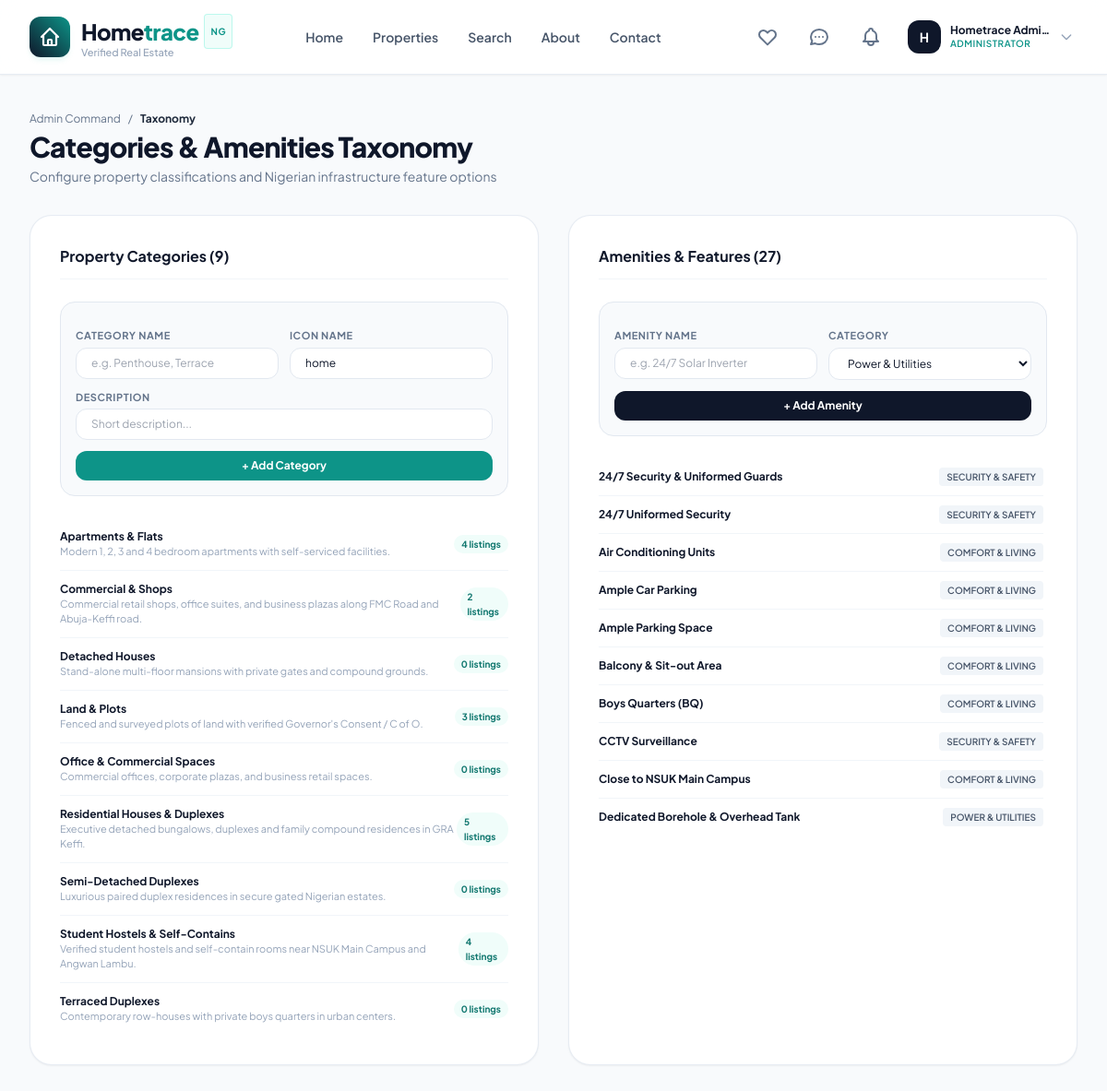
/dashboard/admin-portal/taxonomy/ (signed in), run on the app's committed database.
### apps/accounts/models.py (models this page shows, shortened)
class User(AbstractBaseUser, PermissionsMixin):
    class Role(models.TextChoices):
        AGENT = 'agent', 'Property Agent'
        BUYER = 'buyer', 'Buyer / Renter'
        ADMIN = 'admin', 'Administrator'
    id = models.UUIDField(primary_key=True, default=uuid.uuid4, editable=False)
    email = models.EmailField(unique=True, max_length=255, db_index=True)
    full_name = models.CharField(max_length=255)
    phone_number = models.CharField(max_length=25, validators=[validate_nigerian_phone], blank=True, null=True)
    role = models.CharField(max_length=20, choices=Role.choices, default=Role.BUYER, db_index=True)
    profile_image = models.ImageField(upload_to='profiles/', blank=True, null=True)
    is_verified = models.BooleanField(default=False, help_text="Email verification status.")
    is_active = models.BooleanField(default=True)
    is_staff = models.BooleanField(default=False)
    date_joined = models.DateTimeField(default=timezone.now)
    updated_at = models.DateTimeField(auto_now=True)
    objects = UserManager()
    USERNAME_FIELD = 'email'
    REQUIRED_FIELDS = ['full_name']
    class Meta:
        verbose_name = 'User'
        verbose_name_plural = 'Users'
        ordering = ['-date_joined']
    @property
    def is_agent(self):
        return self.role == self.Role.AGENT
    @property
    def is_administrator(self):
        return self.role == self.Role.ADMIN or self.is_superuser

### apps/properties/models.py (models this page shows, shortened)
class PropertyCategory(models.Model):
    name = models.CharField(max_length=100, unique=True)
    slug = models.SlugField(max_length=120, unique=True, blank=True)
    icon_name = models.CharField(max_length=50, default="home", help_text="Icon identifier e.g. home, building, warehouse, map")
    description = models.TextField(blank=True, default="")
    is_active = models.BooleanField(default=True)
    class Meta:
        verbose_name = 'Property Category'
        verbose_name_plural = 'Property Categories'
        ordering = ['name']

class Amenity(models.Model):
    CATEGORY_CHOICES = (
        ('security', 'Security & Safety'),
        ('utility', 'Power & Utilities'),
        ('comfort', 'Comfort & Living'),
        ('luxury', 'Luxury & Recreation'),
    )
    name = models.CharField(max_length=100, unique=True)
    category = models.CharField(max_length=30, choices=CATEGORY_CHOICES, default='utility')
    icon_class = models.CharField(max_length=50, default="check-circle", blank=True)
    class Meta:
        verbose_name = 'Amenity'
        verbose_name_plural = 'Amenities'
        ordering = ['name']

### apps/dashboard/views.py (the view, shortened to what this page needs)
# urls.py: path('admin-portal/taxonomy/', views.admin_taxonomy_view, name='admin_taxonomy'),
@login_required
@admin_required
def admin_taxonomy_view(request):
    categories = PropertyCategory.objects.all()
    amenities = Amenity.objects.all()
    return render(request, 'dashboard/admin/taxonomy.html', {
        'categories': categories,
        'amenities': amenities,
    })

### templates/dashboard/admin/taxonomy.html (shortened to what this page needs)
{% extends 'base.html' %}
{% load static %}
{% block content %}
<div class="py-10 bg-slate-50 min-h-screen">
  <div class="max-w-7xl mx-auto px-4 sm:px-6 lg:px-8">
    <div class="mb-8">
      <div class="flex items-center space-x-2 text-xs text-slate-500 mb-1">
        <a href="{% url 'admin_overview' %}" class="hover:underline">Admin Command</a>
        <span>/</span>
        <span class="text-slate-800 font-bold">Taxonomy</span>
      </div>
      <h1 class="text-2xl sm:text-3xl font-extrabold text-slate-900 tracking-tight">Categories & Amenities Taxonomy</h1>
      <p class="text-xs sm:text-sm text-slate-500 mt-1">Configure property classifications and Nigerian infrastructure feature options</p>
    </div>
    <div class="grid grid-cols-1 lg:grid-cols-2 gap-8">
      <div class="bg-white p-6 sm:p-8 rounded-3xl border border-slate-200/80 shadow-sm space-y-6">
        <h2 class="text-base font-bold text-slate-900 border-b border-slate-100 pb-3 flex items-center justify-between">
          <span>Property Categories ({{ categories|length }})</span>
        </h2>
        <form method="POST" class="p-4 rounded-2xl bg-slate-50 border border-slate-200 space-y-3">
          <div class="grid grid-cols-1 sm:grid-cols-2 gap-3">
            <div>
              <label class="block text-[11px] font-bold uppercase tracking-wider text-slate-500 mb-1">Category Name</label>
              <input type="text" name="name" required placeholder="e.g. Penthouse, Terrace" class="form-input text-xs py-2">
            </div>
            <div>
              <label class="block text-[11px] font-bold uppercase tracking-wider text-slate-500 mb-1">Icon Name</label>
              <input type="text" name="icon_name" value="home" class="form-input text-xs py-2">
            </div>
          </div>
          <div>
            <label class="block text-[11px] font-bold uppercase tracking-wider text-slate-500 mb-1">Description</label>
            <input type="text" name="description" placeholder="Short description..." class="form-input text-xs py-2">
          </div>
          <button type="submit" class="w-full py-2 rounded-xl bg-brand-teal text-white font-bold text-xs shadow-xs">
            + Add Category
          </button>
        </form>
        <div class="divide-y divide-slate-100 text-xs">
          {% for cat in categories %}
            <div class="py-3 flex items-center justify-between">
              <div>
                <span class="font-bold text-slate-900 block">{{ cat.name }}</span>
                <span class="text-slate-400 text-[11px]">{{ cat.description|default:"No description" }}</span>
              </div>
              <span class="px-2 py-0.5 rounded-full text-[10px] font-bold bg-teal-50 text-teal-700">
                {{ cat.properties.count }} listing{{ cat.properties.count|pluralize }}
              </span>
            </div>
          {% endfor %}
        </div>
      </div>
      <div class="bg-white p-6 sm:p-8 rounded-3xl border border-slate-200/80 shadow-sm space-y-6">
        <h2 class="text-base font-bold text-slate-900 border-b border-slate-100 pb-3 flex items-center justify-between">
          <span>Amenities & Features ({{ amenities|length }})</span>
        </h2>
        <form method="POST" class="p-4 rounded-2xl bg-slate-50 border border-slate-200 space-y-3">
          <div class="grid grid-cols-1 sm:grid-cols-2 gap-3">
            <div>
              <label class="block text-[11px] font-bold uppercase tracking-wider text-slate-500 mb-1">Amenity Name</label>
              <input type="text" name="name" required placeholder="e.g. 24/7 Solar Inverter" class="form-input text-xs py-2">
            </div>
            <div>
              <label class="block text-[11px] font-bold uppercase tracking-wider text-slate-500 mb-1">Category</label>
              <select name="category" class="form-input text-xs py-2">
                <option value="utility">Power & Utilities</option>
              </select>
            </div>
          </div>
          <button type="submit" class="w-full py-2 rounded-xl bg-slate-900 text-white font-bold text-xs shadow-xs">
            + Add Amenity
          </button>
        </form>
        <div class="divide-y divide-slate-100 text-xs max-h-[400px] overflow-y-auto pr-1">
          {% for am in amenities %}
            <div class="py-2.5 flex items-center justify-between">
              <span class="font-bold text-slate-900">{{ am.name }}</span>
              <span class="px-2 py-0.5 rounded text-[10px] font-semibold bg-slate-100 text-slate-600 uppercase">
                {{ am.get_category_display }}
              </span>
            </div>
          {% endfor %}
        </div>
      </div>
    </div>
  </div>
</div>
{% endblock %}

### templates/components/navbar.html (shortened to what this page needs)
{% load static %}
<header class="sticky top-0 z-40 w-full glass-header shadow-sm transition-all duration-200">
  <div class="max-w-7xl mx-auto px-4 sm:px-6 lg:px-8">
    <div class="flex items-center justify-between h-20">
      <a href="{% url 'home' %}" class="flex items-center space-x-3 group">
        <div class="w-11 h-11 rounded-xl bg-gradient-to-tr from-brand-navy to-brand-teal flex items-center justify-center text-white shadow-md shadow-teal-500/10 group-hover:scale-105 transition-transform duration-200">
          <svg class="w-6 h-6" fill="none" stroke="currentColor" viewBox="0 0 24 24"><path stroke-linecap="round" stroke-linejoin="round" stroke-width="2.2" d="M3 12l2-2m0 0l7-7 7 7M5 10v10a1 1 0 001 1h3m10-11l2 2m-2-2v10a1 1 0 01-1 1h-3m-6 0a1 1 0 001-1v-4a1 1 0 011-1h2a1 1 0 011 1v4a1 1 0 001 1m-6 0h6"/></svg>
        </div>
        <div>
          <span class="text-2xl font-extrabold tracking-tight text-brand-navy flex items-center">
            Home<span class="text-brand-teal">trace</span>
            <span class="ml-1.5 px-1.5 py-0.5 text-[10px] uppercase font-bold tracking-wider rounded bg-teal-50 text-brand-teal border border-teal-200/60 hidden sm:inline-block">NG</span>
          </span>
          <span class="text-[11px] text-slate-400 block -mt-1 font-medium hidden sm:block">Verified Real Estate</span>
        </div>
      </a>
      <nav class="hidden md:flex items-center space-x-8">
        <a href="{% url 'home' %}" class="text-sm font-semibold transition-colors duration-150 {% if request.resolver_match.url_name == 'home' %}text-brand-teal{% else %}text-slate-600 hover:text-brand-navy{% endif %}">Home</a>
        <a href="{% url 'property_list' %}" class="text-sm font-semibold transition-colors duration-150 {% if request.resolver_match.url_name == 'property_list' %}text-brand-teal{% else %}text-slate-600 hover:text-brand-navy{% endif %}">Properties</a>
        <a href="{% url 'search' %}" class="text-sm font-semibold transition-colors duration-150 {% if request.resolver_match.url_name == 'search' %}text-brand-teal{% else %}text-slate-600 hover:text-brand-navy{% endif %}">Search</a>
        <a href="{% url 'about' %}" class="text-sm font-semibold transition-colors duration-150 {% if request.resolver_match.url_name == 'about' %}text-brand-teal{% else %}text-slate-600 hover:text-brand-navy{% endif %}">About</a>
        <a href="{% url 'contact' %}" class="text-sm font-semibold transition-colors duration-150 {% if request.resolver_match.url_name == 'contact' %}text-brand-teal{% else %}text-slate-600 hover:text-brand-navy{% endif %}">Contact</a>
      </nav>
      <div class="flex items-center space-x-3 sm:space-x-4">
        {% if user.is_authenticated %}
          <a href="{% url 'favorites_list' %}" class="relative p-2 rounded-xl text-slate-500 hover:text-rose-500 hover:bg-slate-100 transition-colors duration-150" title="Saved Properties">
            <svg class="w-6 h-6" fill="none" stroke="currentColor" viewBox="0 0 24 24"><path stroke-linecap="round" stroke-linejoin="round" stroke-width="2" d="M4.318 6.318a4.5 4.5 0 000 6.364L12 20.364l7.682-7.682a4.5 4.5 0 00-6.364-6.364L12 7.636l-1.318-1.318a4.5 4.5 0 00-6.364 0z"/></svg>
          </a>
          <a href="{% url 'inbox' %}" class="relative p-2 rounded-xl text-slate-500 hover:text-brand-teal hover:bg-slate-100 transition-colors duration-150" title="Messages">
            <svg class="w-6 h-6" fill="none" stroke="currentColor" viewBox="0 0 24 24"><path stroke-linecap="round" stroke-linejoin="round" stroke-width="2" d="M8 12h.01M12 12h.01M16 12h.01M21 12c0 4.418-4.03 8-9 8a9.863 9.863 0 01-4.255-.949L3 20l1.395-3.72C3.512 15.042 3 13.574 3 12c0-4.418 4.03-8 9-8s9 3.582 9 8z"/></svg>
          </a>
          <a href="{% url 'notification_list' %}" class="relative p-2 rounded-xl text-slate-500 hover:text-brand-teal hover:bg-slate-100 transition-colors duration-150" title="Notifications">
          </a>
          <div class="relative">
            <button id="user-menu-btn" class="flex items-center space-x-2.5 p-1 rounded-xl hover:bg-slate-100 transition-colors focus:outline-none">
              {% if user.profile_image %}
                <img src="{{ user.profile_image.url }}" alt="{{ user.full_name }}" class="w-9 h-9 rounded-xl object-cover border border-slate-200">
              {% else %}
                <div class="w-9 h-9 rounded-xl bg-slate-900 text-white font-bold text-sm flex items-center justify-center">
                  {{ user.full_name|slice:":1" }}
                </div>
              {% endif %}
              <div class="text-left hidden lg:block">
                <span class="text-xs font-bold text-slate-900 block leading-tight">{{ user.full_name|truncatechars:15 }}</span>
                <span class="text-[10px] uppercase font-semibold tracking-wider text-brand-teal block">{{ user.get_role_display }}</span>
              </div>
              <svg class="w-4 h-4 text-slate-400 hidden lg:block" fill="none" stroke="currentColor" viewBox="0 0 24 24"><path stroke-linecap="round" stroke-linejoin="round" stroke-width="2" d="M19 9l-7 7-7-7"/></svg>
            </button>
          </div>
        {% endif %}
      </div>
    </div>
  </div>
</header>

### static/css/custom.css (style rules this page uses)
:root { --color-primary: #0F172A; --color-primary-light: #1E293B; --color-teal: #0D9488; --color-teal-hover: #0F766E; --color-emerald: #10B981; --color-amber: #D97706; --color-amber-light: #FEF3C7; --color-bg: #F8FAFC; --color-surface: #FFFFFF; --color-border: #E2E8F0; --color-text: #0F172A; --color-muted: #64748B; --radius-sm: 8px; --radius-md: 12px; --radius-lg: 18px; --radius-xl: 24px; --shadow-sm: 0 1px 2px 0 rgb(0 0 0 / 0.05); --shadow-md: 0 4px 6px -1px rgb(0 0 0 / 0.1), 0 2px 4px -2px rgb(0 0 0 / 0.1); --shadow-lg: 0 10px 15px -3px rgb(0 0 0 / 0.1), 0 4px 6px -4px rgb(0 0 0 / 0.1); --shadow-premium: 0 20px 25px -5px rgb(15 23 42 / 0.08), 0 8px 10px -6px rgb(15 23 42 / 0.04); }
body { font-family: 'Plus Jakarta Sans', -apple-system, BlinkMacSystemFont, "Segoe UI", Roboto, sans-serif; background-color: var(--color-bg); color: var(--color-text); -webkit-font-smoothing: antialiased; -moz-osx-font-smoothing: grayscale; }
.glass-header { background: rgba(255, 255, 255, 0.88); backdrop-filter: blur(12px); -webkit-backdrop-filter: blur(12px); border-bottom: 1px solid rgba(226, 232, 240, 0.8); }
.form-input { width: 100%; padding: 0.75rem 1rem; border-radius: var(--radius-md); border: 1px solid var(--color-border); background-color: #FFFFFF; color: var(--color-text); font-size: 0.95rem; transition: all 0.2s cubic-bezier(0.4, 0, 0.2, 1); }

### data on the page
User: full_name "H", full_name "Hometrace Admi…", role "ADMINISTRATOR"
PropertyCategory: name "Apartments & Flats", description "Modern 1, 2, 3 and 4 bedroom apartments with self-serviced facilities.", properties.count "4"
PropertyCategory: name "Commercial & Shops", description "Commercial retail shops, office suites, and business plazas along FMC Road and Abuja-Keffi road.", properties.count "2"
PropertyCategory: name "Detached Houses", description "Stand-alone multi-floor mansions with private gates and compound grounds.", properties.count "0"
PropertyCategory: name "Land & Plots", description "Fenced and surveyed plots of land with verified Governor's Consent / C of O.", properties.count "3"
PropertyCategory: name "Office & Commercial Spaces", description "Commercial offices, corporate plazas, and business retail spaces.", properties.count "0"
PropertyCategory: name "Residential Houses & Duplexes", description "Executive detached bungalows, duplexes and family compound residences in GRA Keffi.", properties.count "5"
PropertyCategory: name "Semi-Detached Duplexes", description "Luxurious paired duplex residences in secure gated Nigerian estates.", properties.count "0"
PropertyCategory: name "Student Hostels & Self-Contains", description "Verified student hostels and self-contain rooms near NSUK Main Campus and Angwan Lambu.", properties.count "4"
PropertyCategory: name "Terraced Duplexes", description "Contemporary row-houses with private boys quarters in urban centers.", properties.count "0"
Amenity: name "24/7 Security & Uniformed Guards", category "SECURITY & SAFETY"
Amenity: name "24/7 Uniformed Security", category "SECURITY & SAFETY"
Amenity: name "Air Conditioning Units", category "COMFORT & LIVING"
Amenity: name "Ample Car Parking", category "COMFORT & LIVING"
Amenity: name "Ample Parking Space", category "COMFORT & LIVING"
Amenity: name "Balcony & Sit-out Area", category "COMFORT & LIVING"
Amenity: name "Boys Quarters (BQ)", category "COMFORT & LIVING"
Amenity: name "CCTV Surveillance", category "SECURITY & SAFETY"
Amenity: name "Close to NSUK Main Campus", category "COMFORT & LIVING"
Amenity: name "Dedicated Borehole & Overhead Tank", category "POWER & UTILITIES"

### other printed values
{{ categories|length }} "9"
{{ amenities|length }} "27"
